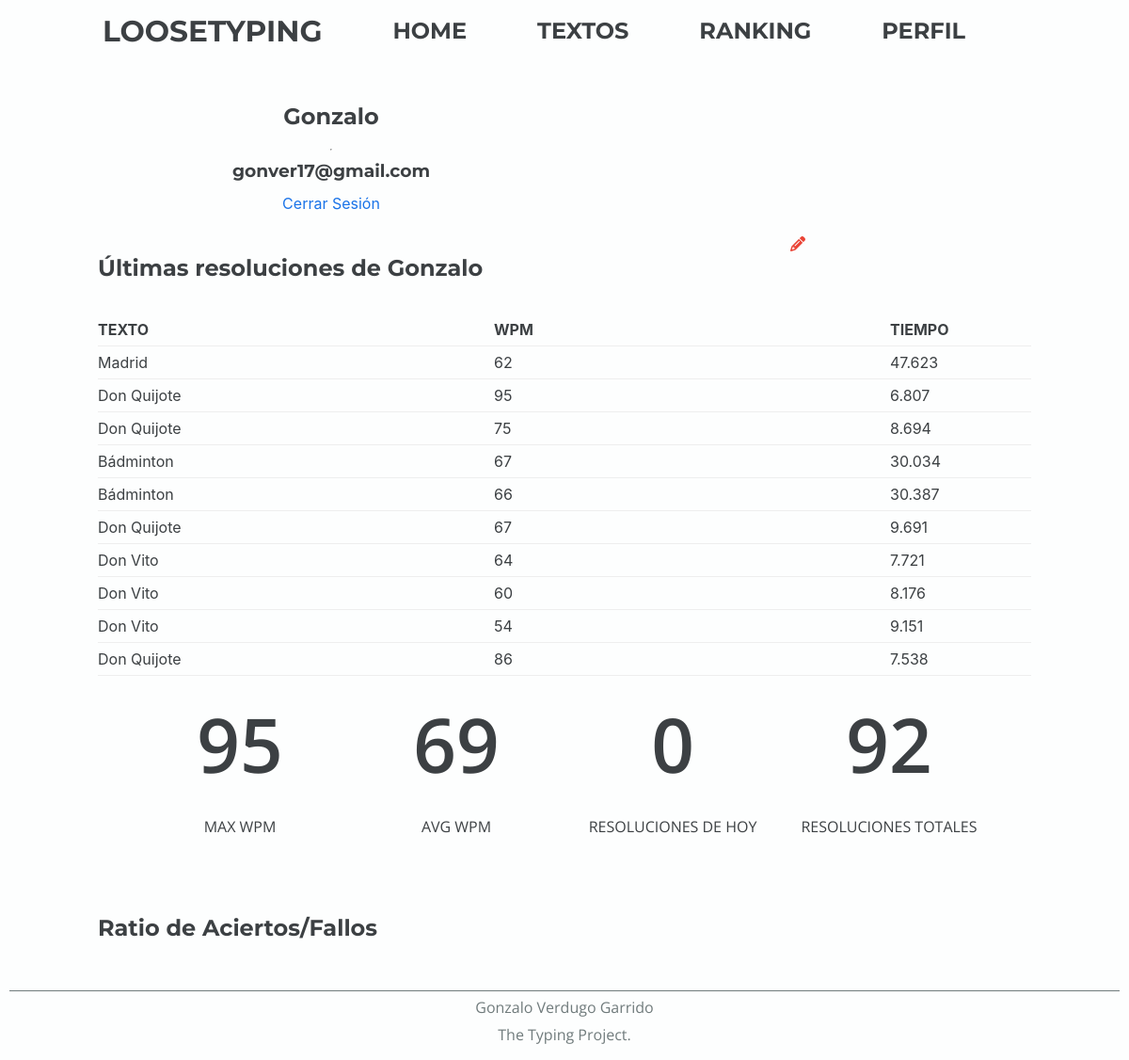
/views/profile.php (signed in), run on an earlier commit of the app's database.
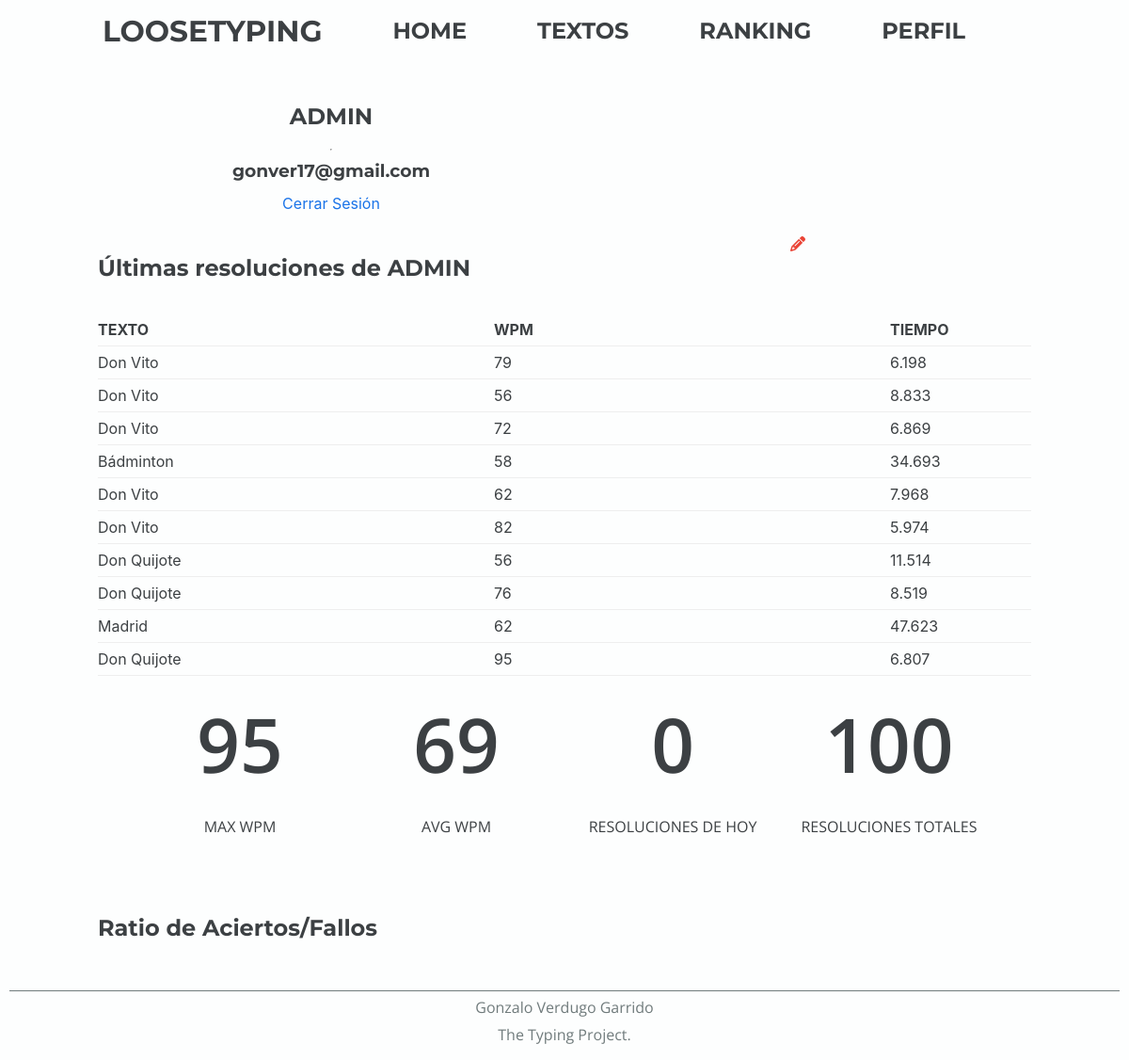
And on a later commit of the database.
### tables this page shows
CREATE TABLE `usuarios` (
  `id` int(11) NOT NULL,
  `nom_user` varchar(50) DEFAULT NULL,
  `ema_user` varchar(60) DEFAULT NULL,
  `pas_user` varchar(200) DEFAULT NULL,
  `ava_user` varchar(100) DEFAULT 'ec ec-robot',
  `created_at` timestamp NOT NULL DEFAULT current_timestamp() ON UPDATE current_timestamp(),
  `per_user` int(11) DEFAULT NULL
);

CREATE TABLE `resoluciones` (
  `id` int(11) NOT NULL,
  `id_user` int(11) DEFAULT NULL,
  `id_text` int(11) DEFAULT NULL,
  `wpm_res` int(11) DEFAULT NULL,
  `tim_res` float DEFAULT NULL,
  `created_at` timestamp NOT NULL DEFAULT current_timestamp() ON UPDATE current_timestamp()
);

CREATE TABLE `textos` (
  `id` int(11) NOT NULL,
  `tit_text` varchar(50) DEFAULT NULL,
  `txt_text` text DEFAULT NULL,
  `lang_text` varchar(50) DEFAULT NULL,
  `id_cat` int(11) DEFAULT NULL,
  `ori_text` varchar(150) DEFAULT NULL,
  `created_at` timestamp NOT NULL DEFAULT current_timestamp() ON UPDATE current_timestamp()
);

### public_html/private/model/dao/daoUser.php (called while the page is built, shortened)
<?php
class DaoUser
{
    public static function getStats($user)
    {
        $db = DbConnection::getInstance();
        $statsQuery = "select max(wpm_res) as `maxWpm`,avg(wpm_res) as `avgWpm`,count(*) as `totRes` from resoluciones where id_user=".$user->getId()." ;";
        $resToday='SELECT count(*) as `resToday` from resoluciones where created_at between date(now()) and now() and id_user='.$user->getId().';';
        $result=$db->query($statsQuery)->fetch();
        $result2 = $db->query($resToday)->fetch();
        $stats = array(
            $result['maxWpm'],
           round($result['avgWpm']),
            $result2['resToday'],
            $result['totRes']
        );
        $headers= array(
            'MAX WPM',
            'AVG WPM',
            'RESOLUCIONES DE HOY',
            'RESOLUCIONES TOTALES'
        );
        return [$stats,$headers];
    }
    public static function getByEmail($email)
    {
        $db=  DbConnection::getInstance();
        $query="select * from usuarios where ema_user='{$email}';";
        $result = $db->query($query)->fetch();
        return $result;
    }
}

### public_html/private/model/dao/daoResolution.php (called while the page is built, shortened)
<?php
class DaoResolution
{
    public static function getUserLastsResolutions($id, $limit)
    {
        $db= DbConnection::getInstance();
        $query = "select * from resoluciones where id_user={$id} order by created_at DESC limit {$limit}";
        $commit=$db->prepare($query);
        $commit->execute();
        $arr=$commit->fetchAll();
        return $arr;
    }
}

### public_html/private/model/dao/daoText.php (called while the page is built, shortened)
<?php
class DaoText
{
    public static function getById($id)
    {
        $db=  DbConnection::getInstance();
        $query="select * from textos where id='{$id}';";
        $result = $db->query($query)->fetch();
        return $result;
    }
}

### public_html/private/model/text.php (called while the page is built, shortened)
<?php
include_once('dao/daoText.php');
class Text
{
    private $titText;
    public function __construct($id="", $titText="", $txtText="", $lang="", $idCat="", $autorText="", $createdAt="")
    {
        $this->titText=$titText;
    }
    public function getTitText()
    {
        return $this->titText;
    }
    public static function getById($id)
    {
        $daoResult =DaoText::getById($id);
        $text = new Text($daoResult['id'], $daoResult['tit_text'], $daoResult['txt_text'], $daoResult['lang_text'], $daoResult['id_cat'], $daoResult['ori_text'], $daoResult['created_at']);
        return $text ;
    }
}

### public_html/views/profile.php (the view, shortened to what the changed rows need)
<?php
include("../private/model/user.php");
include("../private/model/resolution.php");
include("../private/model/text.php");
?>
<!DOCTYPE html>
<html lang='es' dir='ltr'>
<head>
    <?php include "../includes/general-head.php" ?>
</head>
<body>
    <main>
        <?php include "../includes/nav.php" ?>
        <section id="profile-sect mg-20">
            <div id="user-data">
                <div class="profile-box">
                    <h1><?php
                        $user = "";
                        if (isset($_SESSION['user']) && !empty($_SESSION['user']) && empty($_GET['id'])) {
                            $user = User::getByEmail($_SESSION['user']);
                        } elseif (($_GET['id']) && !empty($_GET['id'])) {
                            $user = User::getById($_GET['id']);
                        } else {
                            header("location: ../index.php");
                        }
                       echo $user->getName();
                    ?>
                    </h1>
                    <hr>
                    <h3 id="userEmail"><?php echo $user->getEmail()   ?>
                    </h3>
                    <div>
                        <a class="high-elem" href="../private/scripts/cerrarSesion.php">Cerrar Sesión</a>
                    </div>
                </div>
            </div>
            <div id="user-last-reso mg-20">
                <h1>Últimas resoluciones de <?php echo $user->getName() ?>
                </h1>
                <div class="record-header">
                    <div class="record-data"><b>TEXTO</b></div>
                    <div class="record-data"><b>WPM</b></div>
                    <div class="record-data"><b>TIEMPO</b></div>
                </div>
                <?php
                    $lastResolutions=Resolution::getUserLastsResolutions($user->getId(), 10);
                    foreach ($lastResolutions as $resolution) {
                        $texto = Text::getById($resolution->getIdText());
                        echo $resolution->imprimirSinFuncion($texto->getTitText());
                    }
                    ?>
            </div>
            <div class="profile-box" id="user-stats">
                <?php
            $stats = $user->imprimirStats();
                    echo $stats;
            ?>
            </div>
            <div id="div-ratio" class="mg-20">
                <h1>Ratio de Aciertos/Fallos</h1>
            </div>
        </section>
    </main>
</body>
</html>

### public_html/private/model/resolution.php (shortened to what the changed rows need)
<?php
include_once('dao/daoResolution.php');
class Resolution
{
    private $idText;
    private $wpmRes;
    private $timeRes;
    public function __construct($id="", $idUser="", $idText="", $wpmRes="", $timeRes="", $createdAt="")
    {
        $this->idText=$idText;
        $this->wpmRes=$wpmRes;
        $this->timeRes=$timeRes;
    }
    public function getIdText()
    {
        return $this->idText;
    }
    public static function getUserLastsResolutions($id, $limit)
    {
        $daoResult = DaoResolution::getUserLastsResolutions($id, $limit);
        $resolutions = array();
        foreach ($daoResult as $daoResolution) {
            array_push($resolutions, new Resolution($daoResolution['id'], $daoResolution['id_user'], $daoResolution['id_text'], $daoResolution['wpm_res'], $daoResolution['tim_res'], $daoResolution['created_at']));
        }
        return $resolutions;
    }
    public function imprimirSinFuncion($titText)
    {
        $html="";
        $html.="<div  class='record-row'>";
        $html.=" <div class='record-data'>".$titText."    </div>";
        $html.=" <div class='record-data'>".$this->wpmRes."    </div>";
        $html.=" <div class='record-data'>".$this->timeRes."    </div>";
        $html.="</div>";
        return $html;
    }
}

### public_html/private/model/user.php (shortened to what the changed rows need)
<?php
include_once("dao/daoUser.php");
class User
{
    private $id;
    private $name;
    private $email;
    public function __construct($id="", $name="", $email="", $password="", $avatar="", $createdAt="", $permisos="")
    {
        $this->id=$id;
        $this->name=$name;
        $this->email=$email;
    }
    public function getId()
    {
        return $this->id;
    }
    public function getName()
    {
        return $this->name;
    }
    public function getEmail()
    {
        return $this->email;
    }
    public static function getByEmail($email)
    {
        $daoResult =DaoUser::getByEmail($email);
        $user = new User($daoResult['id'], $daoResult['nom_user'], $daoResult['ema_user'], $daoResult['pas_user'], $daoResult['ava_user'], $daoResult['created_at'], $daoResult['per_user']);
        return $user ;
    }
    public function getStats()
    {
        return DaoUser::getStats($this);
    }
    public function imprimirStats()
    {
        $stats = $this->getStats();
        $html='';
        if ($stats[0][0]!=null) {
            for ($i=0; $i <sizeof($stats[0]) ; $i++) {
                $html.='<div class="stat"><p class="stat-value">'.$stats[0][$i].'</p><p>'.$stats[1][$i].'</p></div>';
            }
        }
        return $html;
    }
}

What changed in the data, as far as the page shows it:
no longer on this page (row unchanged): resoluciones: id_text.tit_text "Don Quijote", wpm_res "75", tim_res "8.694"
no longer on this page (row unchanged): resoluciones: id_text.tit_text "Bádminton", wpm_res "67", tim_res "30.034"
no longer on this page (row unchanged): resoluciones: id_text.tit_text "Bádminton", wpm_res "66", tim_res "30.387"
no longer on this page (row unchanged): resoluciones: id_text.tit_text "Don Quijote", wpm_res "67", tim_res "9.691"
no longer on this page (row unchanged): resoluciones: id_text.tit_text "Don Vito", wpm_res "64", tim_res "7.721"
no longer on this page (row unchanged): resoluciones: id_text.tit_text "Don Vito", wpm_res "60", tim_res "8.176"
no longer on this page (row unchanged): resoluciones: id_text.tit_text "Don Vito", wpm_res "54", tim_res "9.151"
no longer on this page (row unchanged): resoluciones: id_text.tit_text "Don Quijote", wpm_res "86", tim_res "7.538"
changed usuarios "gonver17@gmail.com": nom_user "Gonzalo" → "ADMIN"
added resoluciones: id_text.tit_text "Don Vito", wpm_res "79", tim_res "6.198"
added resoluciones: id_text.tit_text "Don Vito", wpm_res "56", tim_res "8.833"
added resoluciones: id_text.tit_text "Don Vito", wpm_res "72", tim_res "6.869"
added resoluciones: id_text.tit_text "Bádminton", wpm_res "58", tim_res "34.693"
added resoluciones: id_text.tit_text "Don Vito", wpm_res "62", tim_res "7.968"
added resoluciones: id_text.tit_text "Don Vito", wpm_res "82", tim_res "5.974"
added resoluciones: id_text.tit_text "Don Quijote", wpm_res "56", tim_res "11.514"
added resoluciones: id_text.tit_text "Don Quijote", wpm_res "76", tim_res "8.519"
Also different on the page:
new list line: "100 RESOLUCIONES TOTALES"
list line gone: "92 RESOLUCIONES TOTALES"
